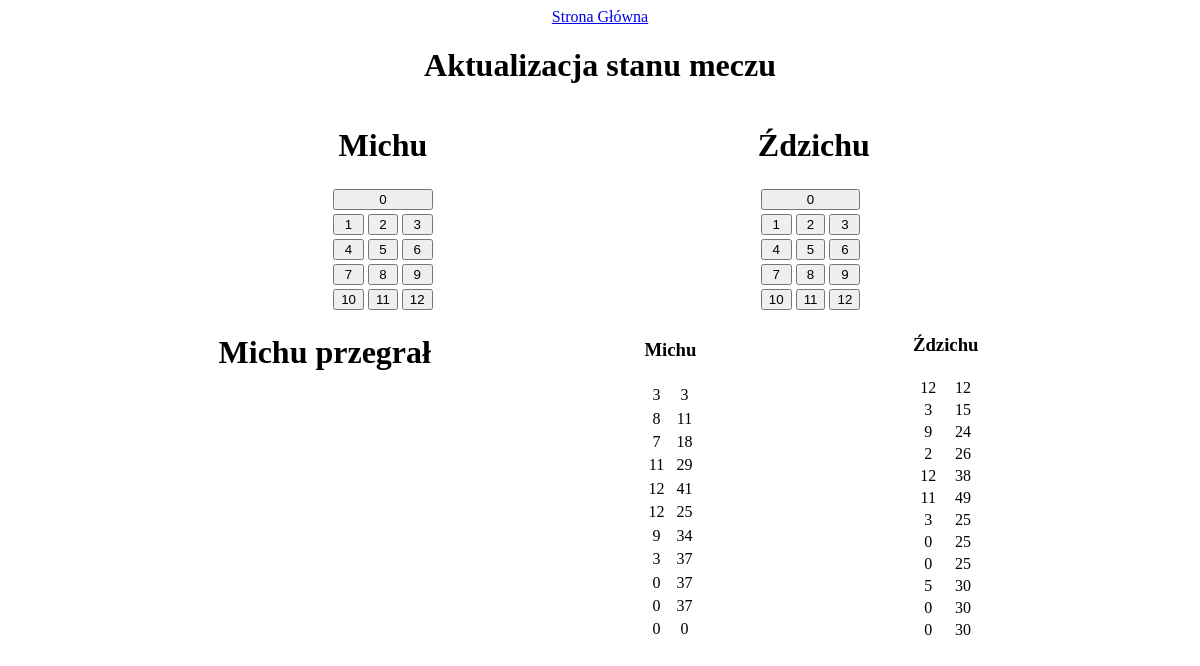
The page /mecz.php?id_meczu=9 on the database its author committed.
### tables this page shows
CREATE TABLE `gracze` (
  `ID` int(11) NOT NULL,
  `Nazwa` varchar(255) NOT NULL
);

CREATE TABLE `rzuty` (
  `ID` int(11) NOT NULL,
  `ID_Meczu` int(11) NOT NULL,
  `ID_Gracza` int(11) NOT NULL,
  `punkty` int(11) NOT NULL
);

### mecz.php (the view, shortened to what this page needs)
<!DOCTYPE html>
<html lang="en">
<head>
    <link rel="stylesheet" href="styles.css">
</head>
<body>
    <a href="index.php">Strona Główna</a>
    <?php
    if (isset ($_GET['id_meczu'])) {
        $id_meczu = $_GET['id_meczu'];
        $con = mysqli_connect("localhost", "root", "", "molkky");
        $playersQuery = "SELECT * FROM `mecz` WHERE `ID` = '$id_meczu'";
        $players = mysqli_query($con, $playersQuery);
        $gracze = mysqli_fetch_assoc($players);
        $player1NameQuery = "SELECT Nazwa FROM `gracze` WHERE `ID` = " . $gracze['ID_G1'];
        $player1Name = mysqli_query($con, $player1NameQuery);
        $gracz1 = "";
        while ($wierszPlayer1 = mysqli_fetch_array($player1Name)) {
            $gracz1 = $wierszPlayer1['Nazwa'];
        }
        $player2NameQuery = "SELECT Nazwa FROM `gracze` WHERE `ID` = " . $gracze['ID_G2'];
        $player2Name = mysqli_query($con, $player2NameQuery);
        $gracz2 = "";
        while ($wierszPlayer2 = mysqli_fetch_array($player2Name)) {
            $gracz2 = $wierszPlayer2['Nazwa'];
        }
    }
    ?>
    <h1>Aktualizacja stanu meczu</h1>
    <div class="gracze">
        <form action="" method="post">
            <?php echo "<td colspan='2'><h1>$gracz1</h1></td>"; ?>
            <table>
                <tr>
                    <td colspan="3">
                        <input type="submit" name="punkty1" value="0">
                    </td>
                </tr>
                <tr>
                    <td><input type="submit" name="punkty1" value="1"></td>
                    <td><input type="submit" name="punkty1" value="2"></td>
                    <td><input type="submit" name="punkty1" value="3"></td>
                </tr>
                <tr>
                    <td><input type="submit" name="punkty1" value="4"></td>
                    <td><input type="submit" name="punkty1" value="5"></td>
                    <td><input type="submit" name="punkty1" value="6"></td>
                </tr>
                <tr>
                    <td><input type="submit" name="punkty1" value="7"></td>
                    <td><input type="submit" name="punkty1" value="8"></td>
                    <td><input type="submit" name="punkty1" value="9"></td>
                </tr>
                <tr>
                    <td><input type="submit" name="punkty1" value="10"></td>
                    <td><input type="submit" name="punkty1" value="11"></td>
                    <td><input type="submit" name="punkty1" value="12"></td>
                </tr>
            </table>
        </form>
        <form action="" method="post">
            <?php echo "<td colspan='2'><h1>$gracz2</h1></td>"; ?>
            <table>
                <tr>
                    <td colspan="3">
                        <input type="submit" name="punkty2" value="0">
                    </td>
                </tr>
                <tr>
                    <td><input type="submit" name="punkty2" value="1"></td>
                    <td><input type="submit" name="punkty2" value="2"></td>
                    <td><input type="submit" name="punkty2" value="3"></td>
                </tr>
                <tr>
                    <td><input type="submit" name="punkty2" value="4"></td>
                    <td><input type="submit" name="punkty2" value="5"></td>
                    <td><input type="submit" name="punkty2" value="6"></td>
                </tr>
                <tr>
                    <td><input type="submit" name="punkty2" value="7"></td>
                    <td><input type="submit" name="punkty2" value="8"></td>
                    <td><input type="submit" name="punkty2" value="9"></td>
                </tr>
                <tr>
                    <td><input type="submit" name="punkty2" value="10"></td>
                    <td><input type="submit" name="punkty2" value="11"></td>
                    <td><input type="submit" name="punkty2" value="12"></td>
                </tr>
            </table>
        </form>
    </div>
    <div class="punktacja">
        <table>
            <?php
            if (isset ($_GET['id_meczu'])) {
                $id_meczu = $_GET['id_meczu'];
                $con = mysqli_connect("localhost", "root", "", "molkky");
                $playersQuery = "SELECT * FROM `mecz` WHERE `ID` = '$id_meczu'";
                $players = mysqli_query($con, $playersQuery);
                $gracze = mysqli_fetch_assoc($players);
                $player1PointsQuery = "SELECT punkty FROM `rzuty` WHERE `ID_Meczu` = '$id_meczu' && `ID_Gracza` = " . $gracze['ID_G1'];
                $points = mysqli_query($con, $player1PointsQuery);
                $suma1 = 0;
                $zera = 0;
                echo "<td colspan='2'><h3>$gracz1</h3></td>";
                while ($wiersz1 = mysqli_fetch_array($points)) {
                    $suma1 += $wiersz1['punkty'];
                    if ($suma1 > 50) {
                        $suma1 = 25;
                    }
                    if ($wiersz1['punkty'] == 0) {
                        $zera++;
                    }
                    if ($zera == 3) {
                        $suma1 = 0;
                        echo "<h1>" . $gracz1 . " przegrał</h1>";
                        $updateWinnerQuery = "UPDATE `mecz` SET `Wygrany` = " . $gracze['ID_G2'] . " WHERE `ID` = '$id_meczu'";
                        mysqli_query($con, $updateWinnerQuery);
                    }
                    echo "<tr><td>" . $wiersz1['punkty'] . "</td><td>" . $suma1 . "</td></tr>";
                }
            }
            ?>
        </table>
        <table>
            <tr>
                <?php
                if (isset ($_GET['id_meczu'])) {
                    $player2PointsQuery = "SELECT punkty FROM `rzuty` WHERE `ID_Meczu` = '$id_meczu' && `ID_Gracza` = " . $gracze['ID_G2'];
                    $points2 = mysqli_query($con, $player2PointsQuery);
                    $suma2 = 0;
                    echo "<td colspan='2'><h3>$gracz2</h3></td>";
                    while ($wiersz2 = mysqli_fetch_array($points2)) {
                        $suma2 += $wiersz2['punkty'];
                        if ($suma2 > 50) {
                            $suma2 = 25;
                        }
                        echo "<tr><td>" . $wiersz2['punkty'] . "</td><td>" . $suma2 . "</td></tr>";
                    }
                }
                ?>
            </tr>
        </table>
    </div>
</body>
</html>

### styles.css (style rules this page uses)
.gracze, .punktacja { display: flex; flex-direction: row; justify-content: space-evenly; }
input { width: 100%; text-align: center; }
* { text-align: center; }

### rows shown on the page
gracze: Nazwa "Michu"
gracze: Nazwa "Ździchu"
rzuty: punkty "3", suma1 "3"
rzuty: punkty "8", suma1 "11"
rzuty: punkty "7", suma1 "18"
rzuty: punkty "11", suma1 "29"
rzuty: punkty "12", suma1 "41"
rzuty: punkty "12", suma1 "25"
rzuty: punkty "9", suma1 "34"
rzuty: punkty "3", suma1 "37"
rzuty: punkty "0", suma1 "37"
rzuty: punkty "0", suma1 "37"
rzuty: punkty "0", suma1 "0"
rzuty: punkty "12", suma2 "12"
rzuty: punkty "3", suma2 "15"
rzuty: punkty "9", suma2 "24"
rzuty: punkty "2", suma2 "26"
rzuty: punkty "12", suma2 "38"
rzuty: punkty "11", suma2 "49"
rzuty: punkty "3", suma2 "25"
rzuty: punkty "0", suma2 "25"
rzuty: punkty "0", suma2 "25"
rzuty: punkty "5", suma2 "30"
rzuty: punkty "0", suma2 "30"
rzuty: punkty "0", suma2 "30"
